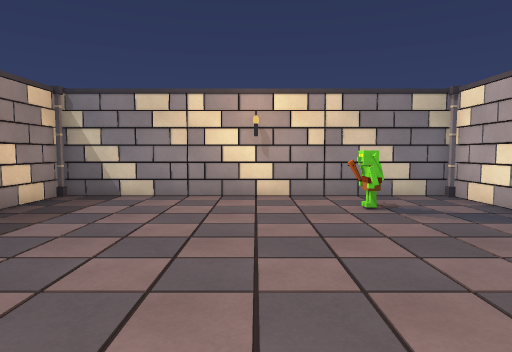
view 1 (above)

17 first-person views from a walk through a scene from a Unity 3-D project. The camera is 1.3 m above the floor, tilts 4° down and sees 75° across. The floor is counted in squares, 1 m on a side. Each view is taken from the middle of a square. On the plan, view 1 faces up. The plan holds only what a view shows up to about 14 squares ahead; the rest is blank. The place goes on beyond the plan. The player is left out. Door leaves are left out, so doorways stand open.

view 2
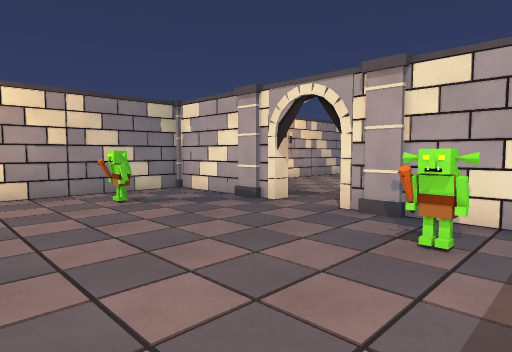

view 3
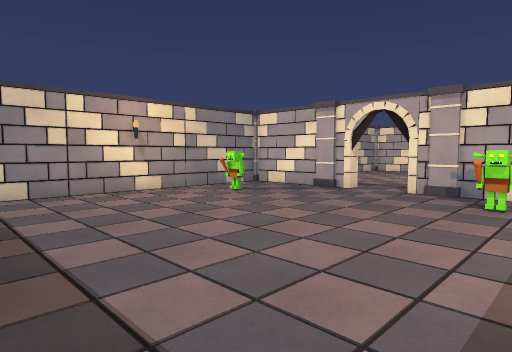

view 4
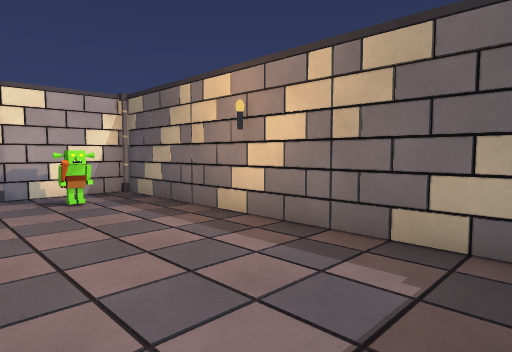

view 5
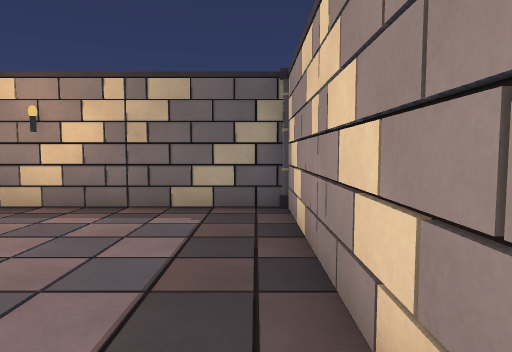

view 6
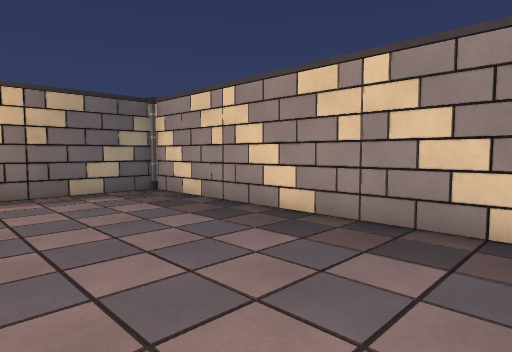

view 7
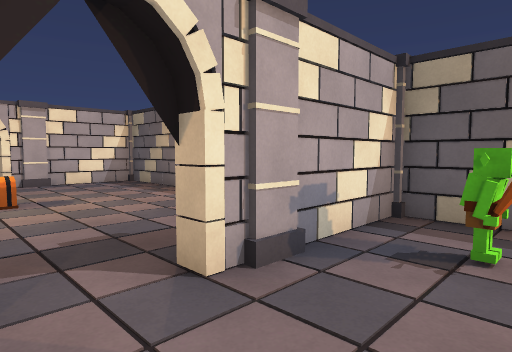

view 8
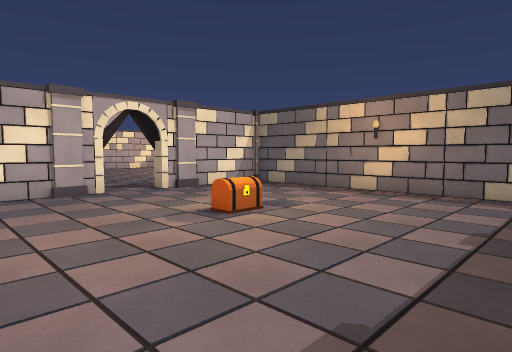

view 9
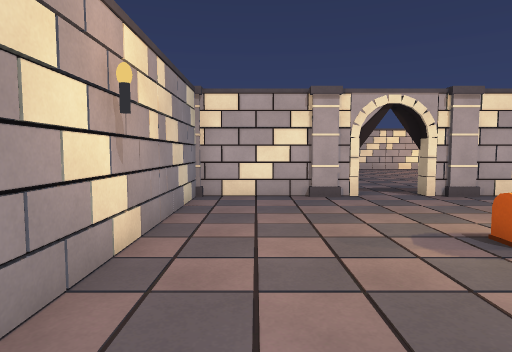

view 10
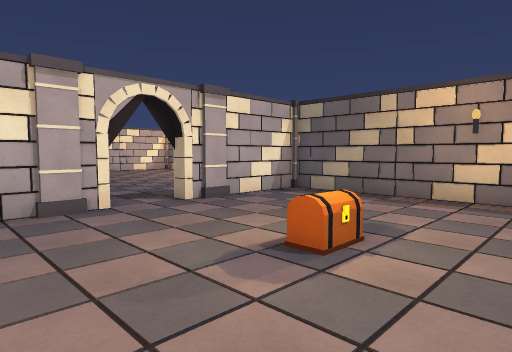

view 11
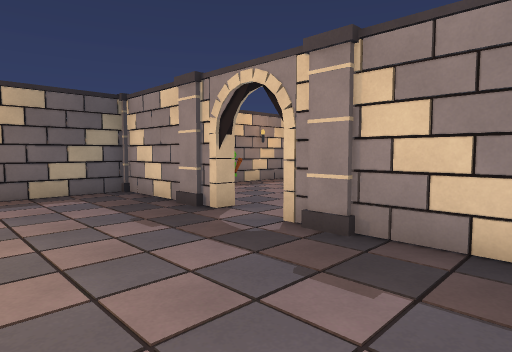

view 12
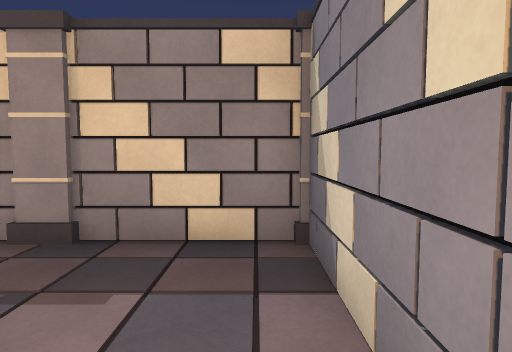

view 13
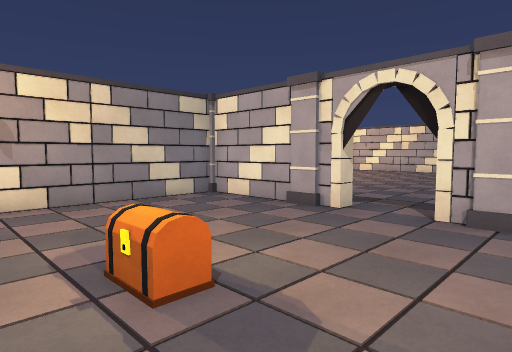

view 14
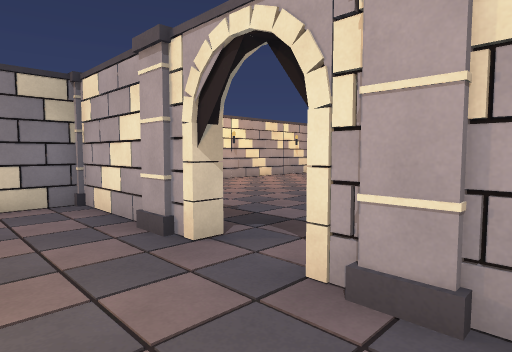

view 15
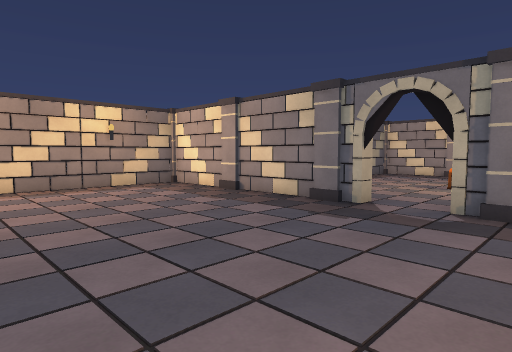

view 16
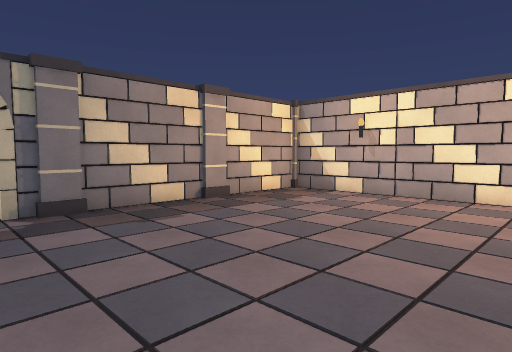

view 17
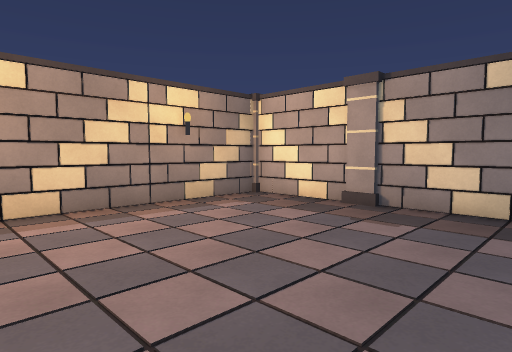

### Floor plan
Points are (right, up) in squares from view 1. A wall is a line through its corners. A room is listed if a view was taken in it or the views show most of it. See-through windows are left out.
Room 1 (views 1, 2, 3, 4, 5, 6, 7)
walls: (5.7, 5) (5.7, 9.7) (-5.7, 9.7) (-5.7, -1.7) (5.7, -1.7) (5.7, 3)
low walls: (5.5, 5.5) (5.5, 6.5); (5.5, 1.5) (5.5, 2.5)
ways out: open door at (6, 4) to room 2
objects: other object (2, 7) to (3, 8); other object (3, 0) to (4, 1)
Room 2 (views 8, 9, 10, 11, 12, 13, 14)
walls: (17.6, 4.6) (17.6, 9.9); (6.3, 3.2) (6.3, -1.7) (17.9, -1.7); (17.6, -1.9) (17.6, 3); (17.9, 9.7) (6.3, 9.7) (6.3, 5)
low walls: (6.4, 2.5) (6.4, 1.5); (6.4, 6.5) (6.4, 5.5)
ways out: open door at (6, 4) to room 1; open door at (18, 4) to room 3
objects: other object (12, 4) to (13, 4)
Room 3 (views 15, 16, 17)
walls: (18.3, 3.2) (18.3, -5.7) (25.1, -5.7); (24.8, 13.8) (18.3, 13.8) (18.3, 5)
ways out: open door at (18, 4) to room 2

Where each view was taken, in squares from view 1:
view 1: 0 up, 0 right, facing up
view 2: 1 down, 1 left, facing up-right
view 3: 1 down, 5 left, facing up-right
view 4: 3 up, 5 left, facing down-right
view 5: 6 up, 5 left, facing down
view 6: 9 up, 0 right, facing down-left
view 7: 5 up, 3 right, facing down-right
view 8: 9 up, 7 right, facing down-right
view 9: 8 up, 8 right, facing right
view 10: 8 up, 10 right, facing down-right
view 11: 9 up, 11 right, facing down-left
view 12: 9 up, 11 right, facing left
view 13: 1 up, 11 right, facing up-right
view 14: 1 up, 15 right, facing up-right
view 15: 7 up, 26 right, facing down-left
view 16: 4 up, 26 right, facing up-left
view 17: 2 up, 26 right, facing down-left
